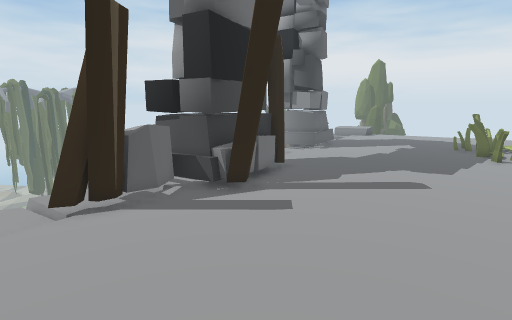
View 1 (above)

18 first-person views from a walk through a 3-D level made in the Unity game engine. The camera is 1.3 m above the floor, tilts 10° down and sees 80° across. The floor is counted in squares, 0.5 m on a side. Each view is taken from the middle of a square. On the plan, view 1 faces up. The plan holds only what a view shows up to about 20 squares ahead; the rest is blank. The place goes on beyond the plan. The player character is not drawn. Some surface patterns are stand-ins.

View 2
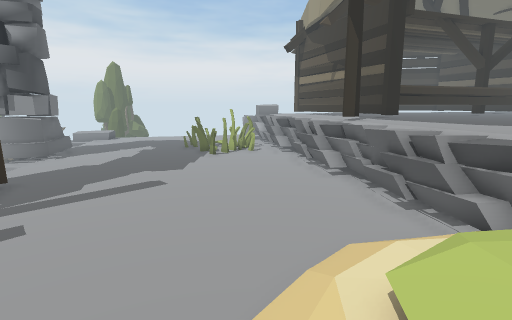

View 3
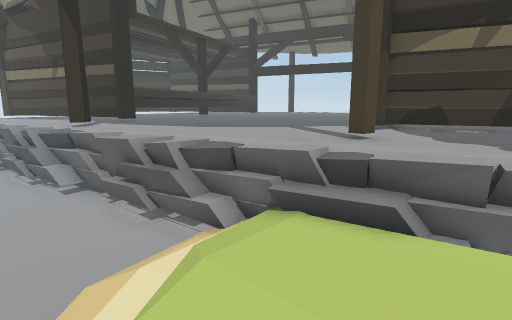

View 4
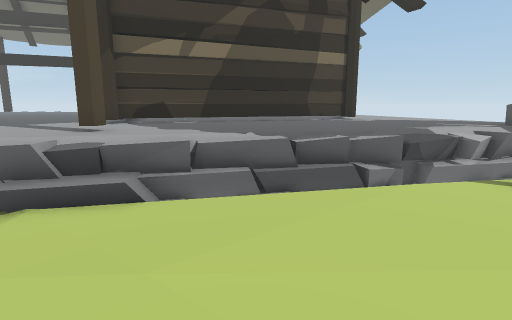

View 5
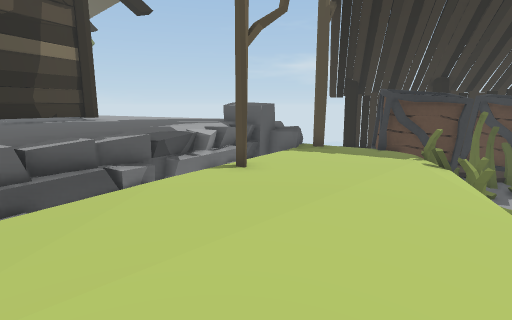

View 6
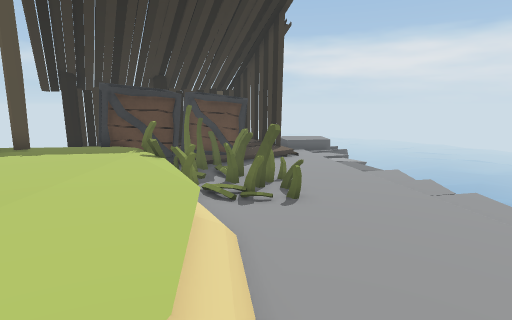

View 7
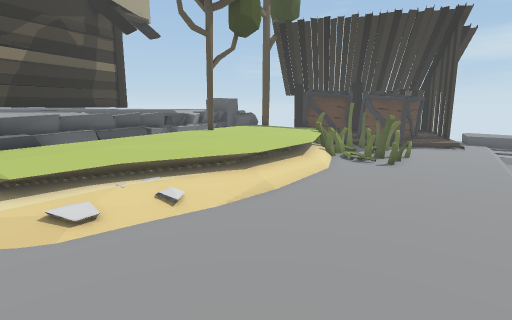

View 8
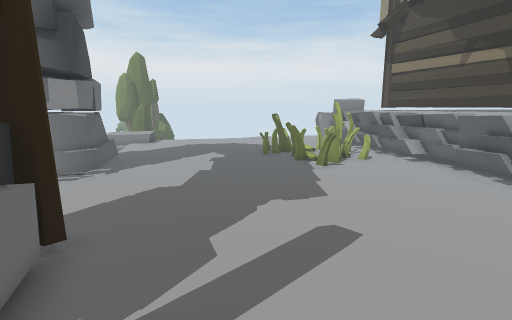

View 9
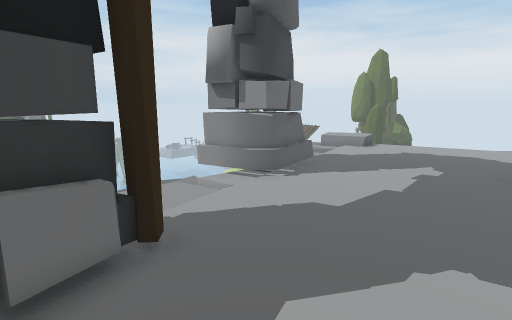

View 10
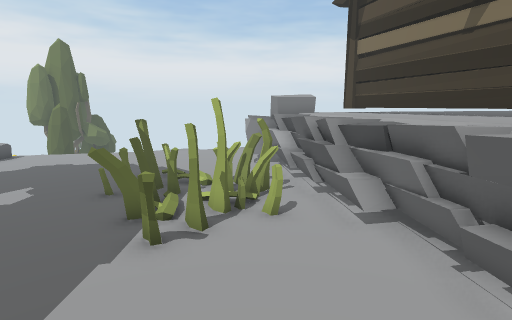

View 11
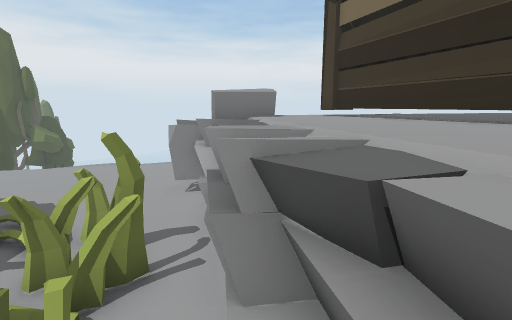

View 12
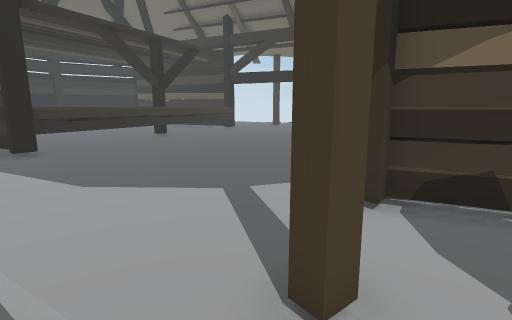

View 13
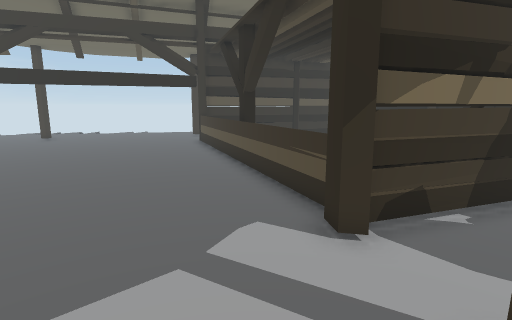

View 14
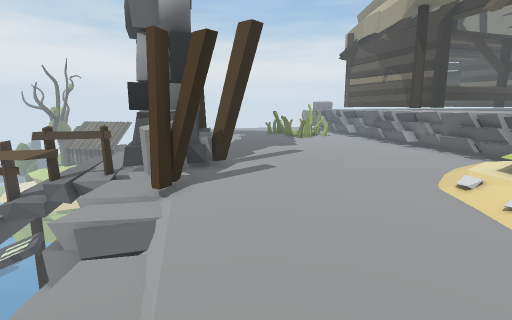

View 15
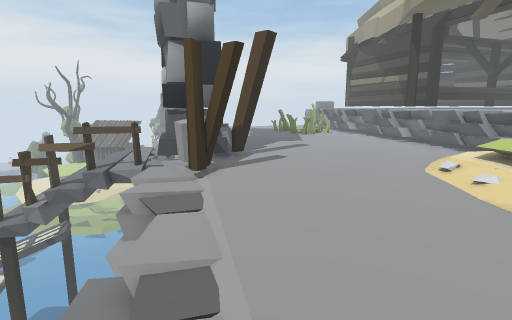

View 16
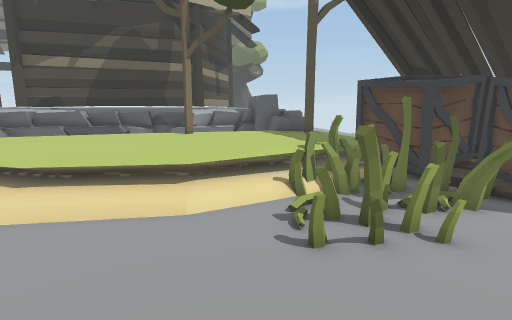

View 17
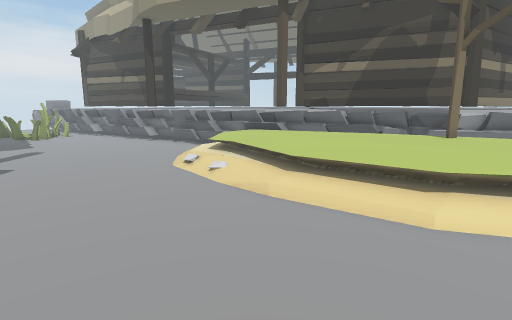

View 18
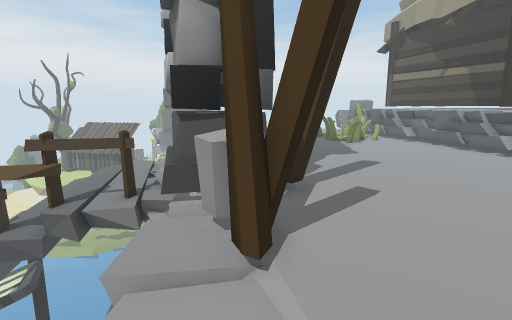

### Floor plan
Key: @ floor where view 1 was taken; # wall or solid block; . main floor; : floor 0.25 m higher than the main floor; - floor 0.25 m lower than the main floor; + floor 0.5 m higher than the main floor; _ floor 0.5 m lower than the main floor; * floor 0.75 m higher than the main floor; < floor 0.75 m lower than the main floor; % floor 1 m higher than the main floor; ( floor 1 m lower than the main floor; & floor 1.25 m higher than the main floor; $ floor 1.5 m higher than the main floor; ! floor 1.5 m lower than the main floor; / step, stairs or slope; = window, fence, low wall or low ledge; ^ raised ledge; v drop or lower ground; T thing the floor can be seen under or through; O other object.
Columns run from 11 left of view 1 to 24 right of it. Each row starts with its distance up from view 1.
 28                     ......
 27                   ..........
 26                   ............v
 25         v         ............. v
 24         (        ................
 23        ((__  ### ................
 22        ((___=####................
 21   v   ((____#####..............=
 20   v  (((_<_/####..............#
 19  vvv!((___///.//..........O...=&
 18  vvv=(____/.............O.O...v$/%
 17    v=TT<_//.............O..O.=%%/##
 16     vTTT   ............OO.OO.+%&&##
 15      v_TT   .............OO.v%&&&##
 14       vv=####..............v%%&&##&
 13         #####..............&%&&&##&
 12        v####=.............+%&&&##&&
 11        ####=..............v%&&&##&&
 10      v.^^###.............v%&&&##&
  9     v..#^.##............v%&&&&##&&&
  8     v-###..............=#%&&&##&&&&
  7    v..=##..............=##&&&##&&&&
  6   v_...................%##&&&#==&&&
  5   v/..................v%&&&&&&&===&
  4  vv/.................=%&&&&&&&&&&===
  3  v/..................%%&&&&&&&&&&&&=
  2  _/.................%%&&&&&&&&&&&&&&
  1  //........../://///%&&&&&&&&&&&&&&&
  0   .........@/////::*%&&&&&&&&&&&&&&&
 -1   ........////++++=%&&&&&&&&&&&&&&&&
 -2 .........///+++++//&&&&&&&&&&&&&&&&&
 -3 ........//+++++++//&&&&&&&&&&&&&&&&&
 -4 .......//+++++++v/&&#&&&&&&&&&&&&&&&
 -5 ......./++++++++v/&&&&##&&&&&&&&&&&&
 -6 ......//+++++++v%&&&&&##=&&&&&&&&&&&
 -7 ....../+++++++v/&&&&&&## ===&&&&&&&&
 -8 ....../+++++++v%&&&&&##&&&&===&&&&&&
 -9 ...../+++++O+v &&&&&&##&&&   =#=&&&&
-10 .....O++++++vv&&&&&&##&&&     ##==&&
-11 .....O++++++v%&&&&&&##&&         ===
-12 O..../+++++v%&&&&&&##&&&
-13 OO.OOOO++/=v/&&&&&&##&&&
-14  OOOOOO+O/ //&&&&&##&&&
-15  OOOOO/+++   &&&&&##

Positions as (right, up) in squares from view 1, and headings:
1: (0, 0), facing up
2: (0, -1), facing up-right
3: (1, -1), facing right
4: (0, -1), facing down-right
5: (0, -1), facing down
6: (-1, -1), facing down-left
7: (-2, 7), facing down
8: (0, 7), facing up-right
9: (3, 8), facing up
10: (9, 9), facing up-right
11: (14, 11), facing up-right
12: (6, -3), facing right
13: (9, 0), facing down-right
14: (-9, -1), facing up-right
15: (-11, -2), facing up-right
16: (-11, -2), facing down-right
17: (-11, -2), facing right
18: (-8, 4), facing up-right
